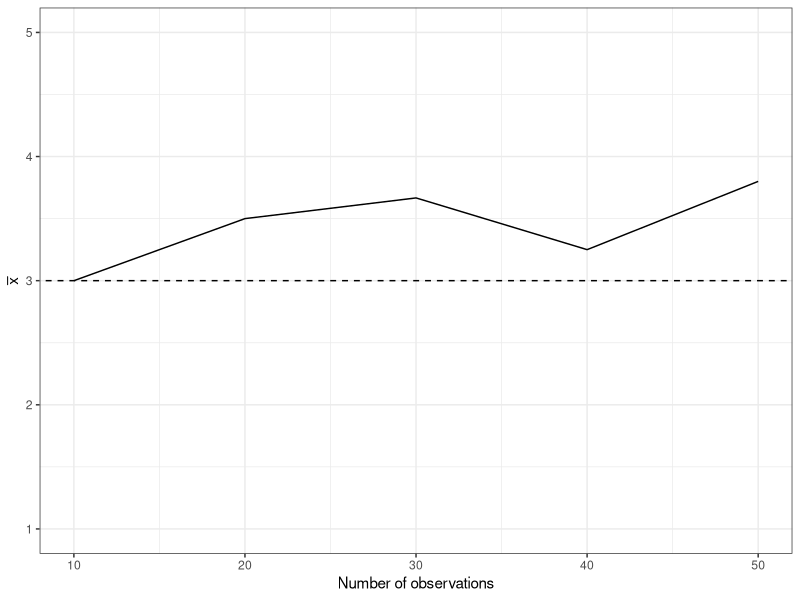
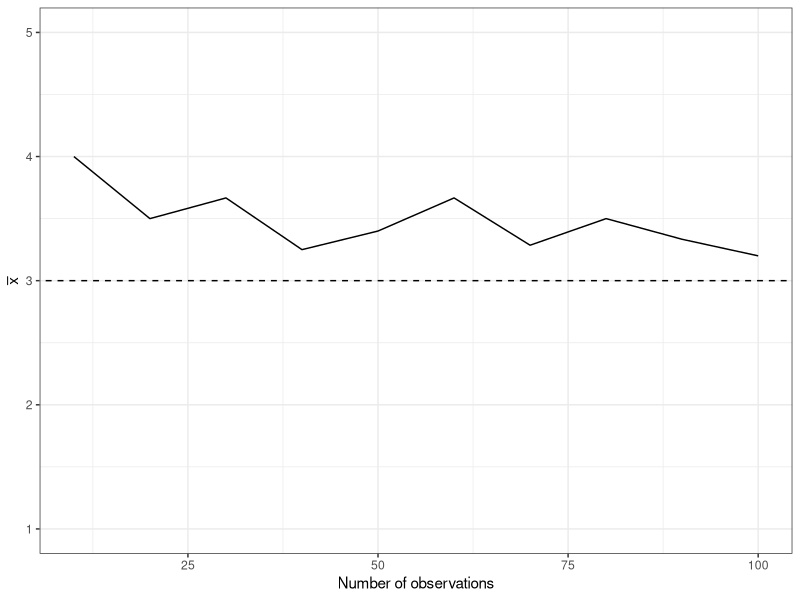
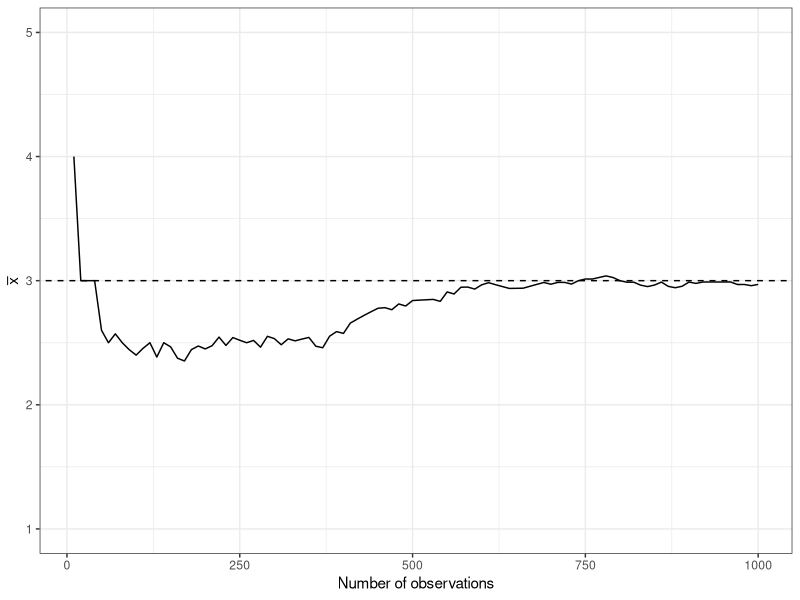
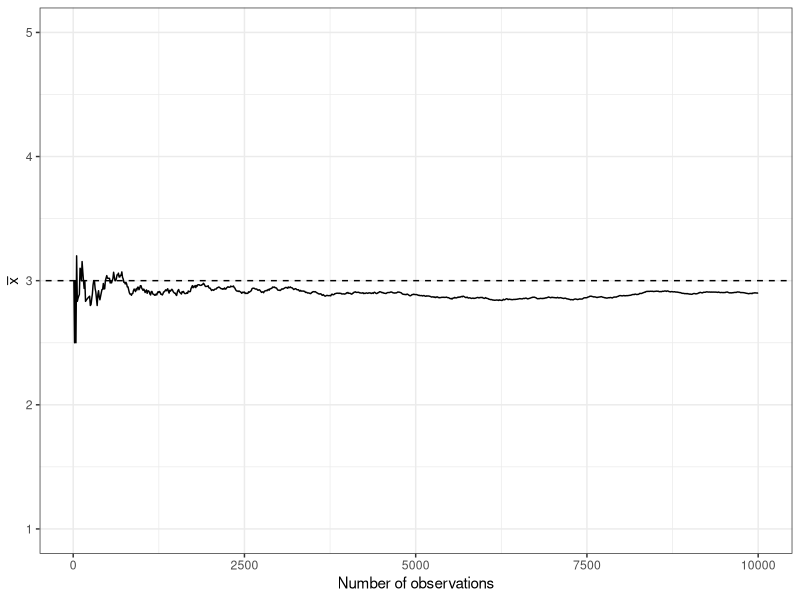
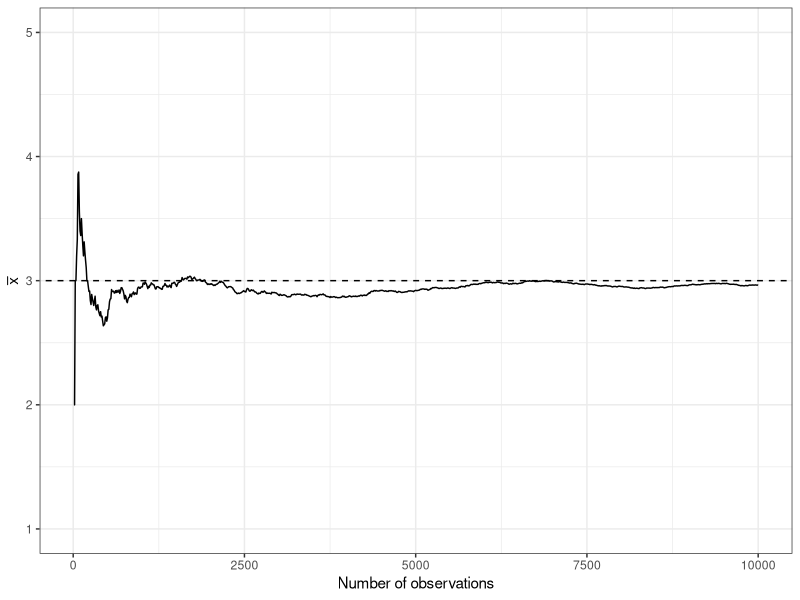
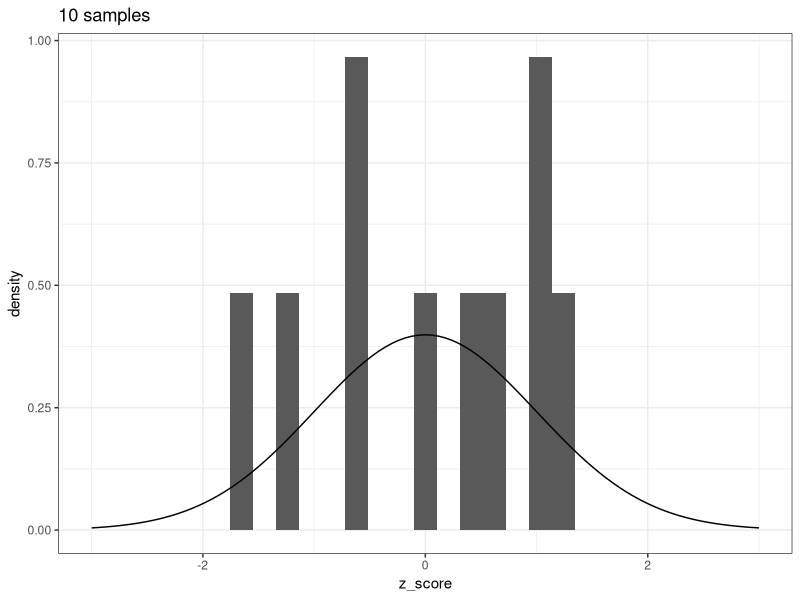
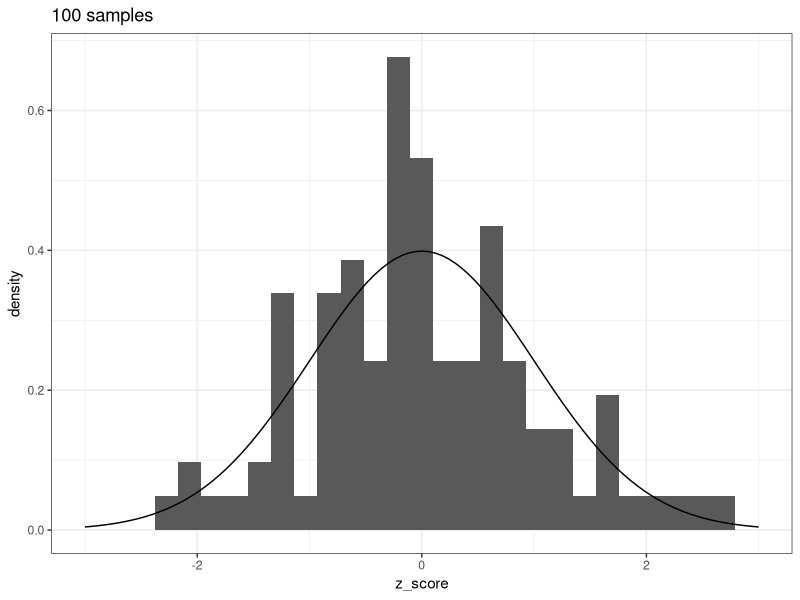
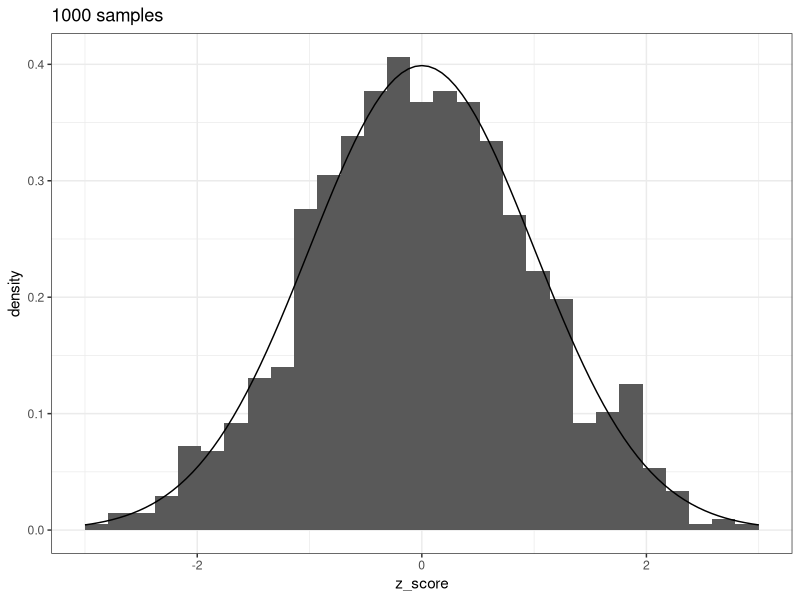

The R source for these figures, in order:
## ---- chunk 1
rm(list=ls())
library(tidyverse)

options(xtable.comment = FALSE)
theme_set(theme_bw())
def.chunk.hook  <- knitr::knit_hooks$get("chunk")
knitr::knit_hooks$set(chunk = function(x, options) {
  x <- def.chunk.hook(x, options)
  ifelse(options$size != "normalsize", paste0("\\", options$size,"\n\n", x, "\n\n \\normalsize"), x)
})
knitr::opts_chunk$set(warning=FALSE, message=FALSE, tidy = TRUE, size = "tiny")
## ---- chunk 2
## MC simulation, 1000 reps 
sims<-5
## Take 1000 draws from binomial(0.3, 10)
x<-rbinom(sims, p = 0.3, size = 10)
### output df
out<-data.frame(n=1:sims, xbar = NA)
for(i in 1:sims){
  out$xbar[i]<-sum(x[1:i])/i
}
## or use xbar<-cumsum(x)/1:sims
ggplot(out, aes(y=xbar, x=n * 10)) +
  geom_line() +
  geom_abline(slope=0, intercept = 3, lty=2) + 
  coord_cartesian(ylim= c(1, 5)) + 
  labs(x = "Number of observations",
       y = expression(bar(x)))
## ---- chunk 3
## MC simulation, 1000 reps 
sims<-10
## Take 1000 draws from binomial(0.3, 10)
x<-rbinom(sims, p = 0.3, size = 10)
### output df
out<-data.frame(n=1:sims, xbar = NA)
for(i in 1:sims){
  out$xbar[i]<-sum(x[1:i])/i
}
## or use xbar<-cumsum(x)/1:sims
ggplot(out, aes(y=xbar, x=n * 10)) +
  geom_line() +
  geom_abline(slope=0, intercept = 3, lty=2) + 
  coord_cartesian(ylim= c(1, 5)) + 
  labs(x = "Number of observations",
       y = expression(bar(x)))
## ---- chunk 4
## MC simulation, 1000 reps 
sims<-100
## Take 1000 draws from binomial(0.3, 10)
x<-rbinom(sims, p = 0.3, size = 10)
### output df
out<-data.frame(n=1:sims, xbar = NA)
for(i in 1:sims){
  out$xbar[i]<-sum(x[1:i])/i
}
## or use xbar<-cumsum(x)/1:sims
ggplot(out, aes(y=xbar, x=n * 10)) +
  geom_line() +
  geom_abline(slope=0, intercept = 3, lty=2) + 
  coord_cartesian(ylim= c(1, 5)) + 
  labs(x = "Number of observations",
       y = expression(bar(x)))
## ---- chunk 5
## MC simulation, 1000 reps 
sims<-1000
## Take 1000 draws from binomial(0.3, 10)
x<-rbinom(sims, p = 0.3, size = 10)
### output df
out<-data.frame(n=1:sims, xbar = NA)
for(i in 1:sims){
  out$xbar[i]<-sum(x[1:i])/i
}
## or use xbar<-cumsum(x)/1:sims
ggplot(out, aes(y=xbar, x=n * 10)) +
  geom_line() +
  geom_abline(slope=0, intercept = 3, lty=2) + 
  coord_cartesian(ylim= c(1, 5)) + 
  labs(x = "Number of observations",
       y = expression(bar(x)))
## ---- chunk 6
## MC simulation, 1000 reps 
sims<-1000
## Take 1000 draws from binomial(0.3, 10)
x<-rbinom(sims, p = 0.3, size = 10)
### output df
out<-data.frame(n=1:sims, xbar = NA)
for(i in 1:sims){
  out$xbar[i]<-sum(x[1:i])/i
}
## or use xbar<-cumsum(x)/1:sims
ggplot(out, aes(y=xbar, x=n * 10)) +
  geom_line() +
  geom_abline(slope=0, intercept = 3, lty=2) + 
  coord_cartesian(ylim= c(1, 5)) + 
  labs(x = "Number of observations",
       y = expression(bar(x)))
## ---- chunk 7
### Binomial random variable, 10 observations, probability of success = 0.7
## simulate each sample size for 1000 replications
n<-10 # 10 students in a class
p<-0.7 # 70% chance of a 1
xbar_10<-rep(NA, 10)
xbar_100<-rep(NA, 100)
xbar_1000<-rep(NA, 1000)

for(i in 1:10){
  x_10<-rbinom(10, p=p, size=n)
  xbar_10[i]<-(mean(x_10))
}

for(i in 1:100){
  x_100<-rbinom(100, p=p, size=n)
  xbar_100[i]<-(mean(x_100))
}

for(i in 1:1000){
  x_1000<-rbinom(1000, p=p, size=n)
  xbar_1000[i]<-(mean(x_1000))
}

## ---- chunk 8
ggplot(data.frame(z_score=scale(xbar_10)), 
       aes(x=z_score))+
  geom_histogram(aes(y = ..density..)) + 
  stat_function(fun=dnorm) +
  ggtitle("10 samples") +
  xlim(c(-3,3))
## ---- chunk 9
ggplot(data.frame(z_score=scale(xbar_100)), 
       aes(x=z_score))+
  geom_histogram(aes(y = ..density..)) + 
  stat_function(fun=dnorm) +
  ggtitle("100 samples")+
  xlim(c(-3,3))
## ---- chunk 10
ggplot(data.frame(z_score=scale(xbar_1000)), 
       aes(x=z_score))+
  geom_histogram(aes(y = ..density..)) + 
  stat_function(fun=dnorm) +
  ggtitle("1000 samples")+
  xlim(c(-3,3))
## ---- chunk 11
ggplot(data.frame(x=c(-4,4)), aes(x)) +
  stat_function(fun=dnorm) +
  stat_function(fun=dnorm,
                xlim=c(-1,1),
                geom="area",
                fill="blue",
                alpha = 0.5) +
  ggtitle(paste("Mean +/- 1 SD = ",round(pnorm(1,0,1) - pnorm(-1,0,1),3)))
## ---- chunk 12
ggplot(data.frame(x=c(-4,4)), aes(x)) +
  stat_function(fun=dnorm) +
  stat_function(fun=dnorm,
                xlim=c(-2,2),
                geom="area",
                fill="blue",
                alpha = 0.5) +
  ggtitle(paste("Mean +/- 2 SD = ",round(pnorm(2,0,1) - pnorm(-2,0,1),3)))
## ---- chunk 13
# compute location below which 2.5% of the Normal PDF falls
qnorm(0.025, 0, 1)
# compute location below which 97.5% of the Normal PDF falls
qnorm(0.975, 0, 1)
